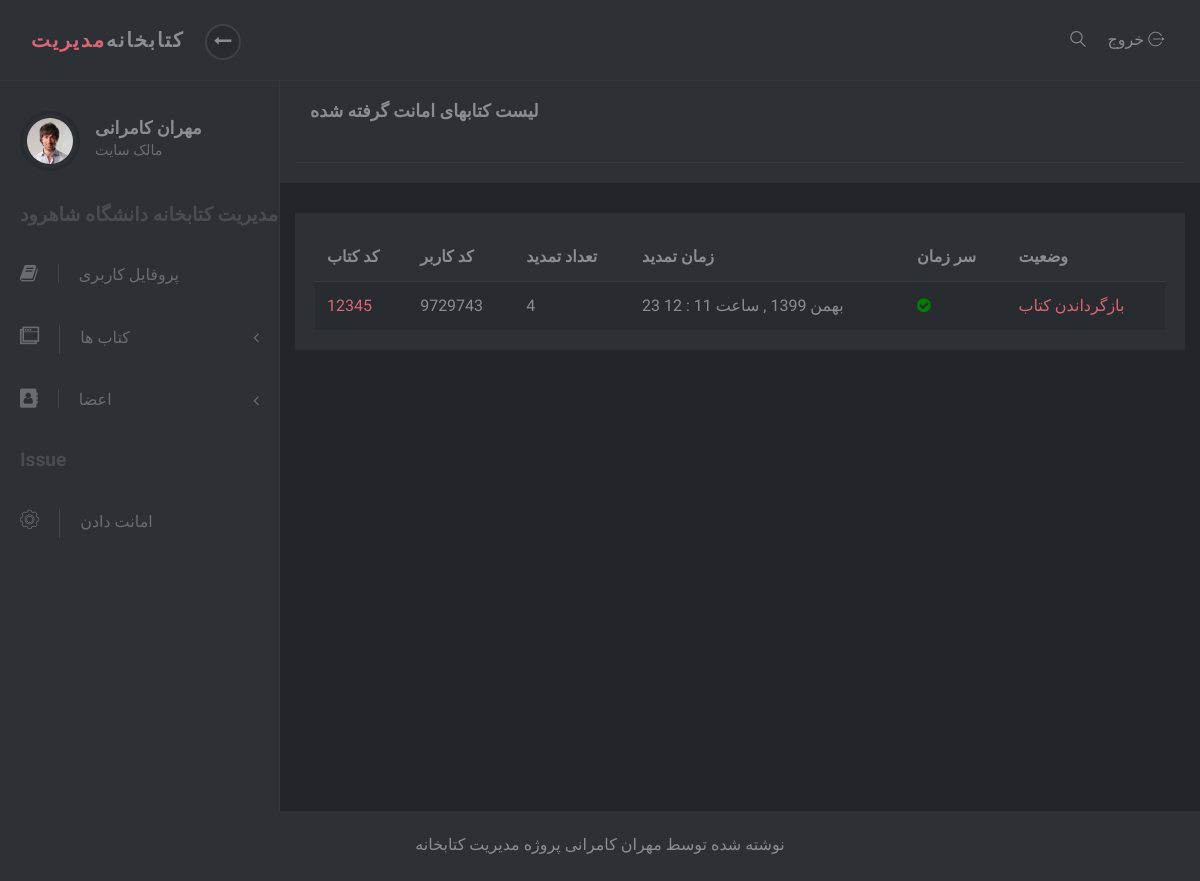
The app's page /account/issue/list (signed in), older data.
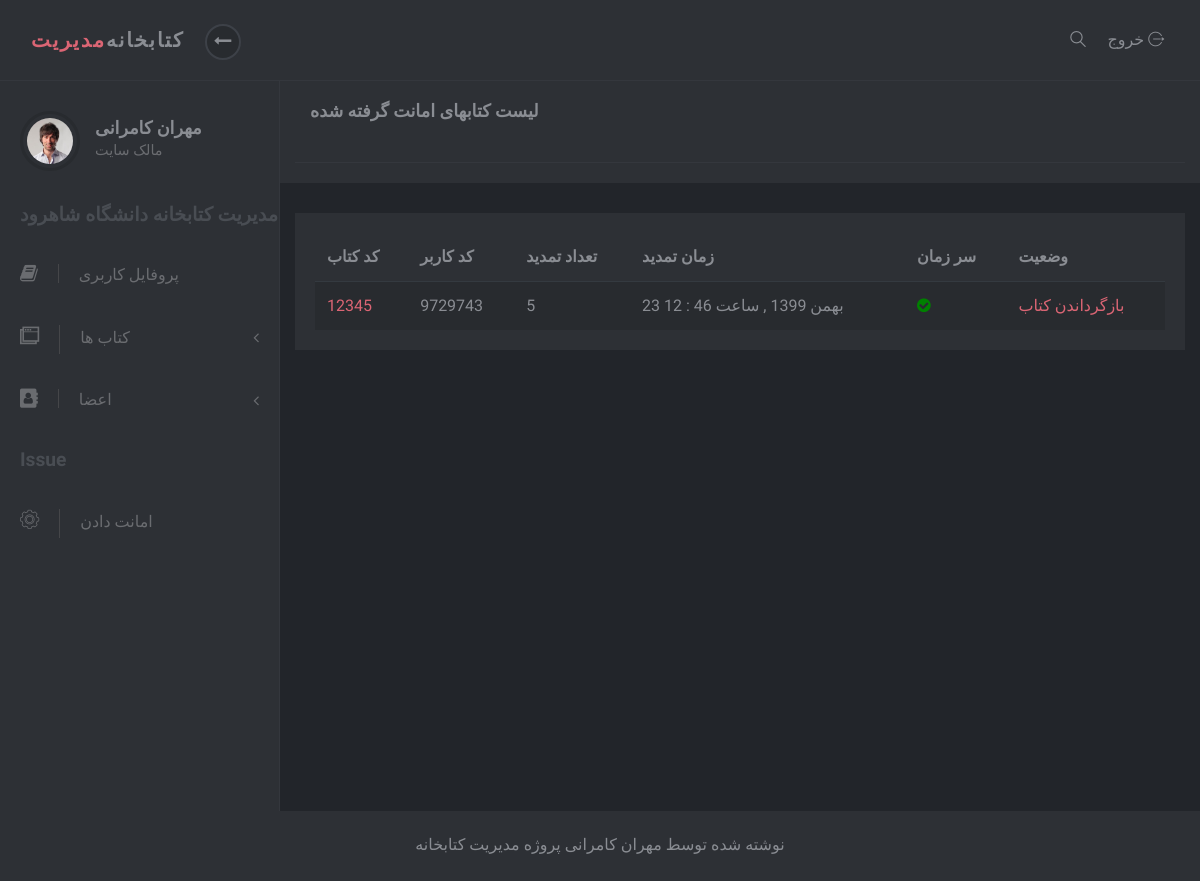
The same page, newer data.
### account/models.py (models this page shows)
class User(AbstractUser):
	email = models.EmailField(unique=True, verbose_name='ایمیل')
	slug = models.SlugField(unique=True, blank=True, verbose_name="کد کاربر")
	address=models.CharField(default='aaaa',max_length=200,verbose_name='آدرس')

### book/models.py (models this page shows, shortened)
class Issue(models.Model):
    slugBook = models.SlugField(unique=True, blank=True, verbose_name="کد کتاب")
    slugUser = models.SlugField(unique=True, blank=True, verbose_name="کد کاربر")
    created = models.DateTimeField(auto_now_add=True, verbose_name='زمان انتشار')
    renewCount = models.IntegerField(verbose_name="تعداد تمدید")
    class Meta:
        verbose_name = "امانت"
        verbose_name_plural = "امانات"
        ordering = ['-created']
    def is_on_time(self):
        last_two_week = timezone.now() - timedelta(days=14)
        if self.created > last_two_week:
            return True
        else:
            return False
    is_on_time.boolean = True
    is_on_time.short_description = "وضعیت کتاب به امانت گرفته شده"
    def jpublish(self):
        return jalaly_converter(self.created)
    jpublish.short_description = "زمان امانت گرفتنر"

### account/views.py (the view)
# urls.py: path('issue/list', IssueList.as_view(), name='issue_list'),
class IssueList(LoginRequiredMixin,ListView):
    template_name = 'registrations/issue_list.html'
    def get_queryset(self):
        if self.request.user.is_superuser:
            return Issue.objects.all()
        else:
            return Issue.objects.filter(slugUser=self.request.user.slug)

### extension/jalali.py (called while the page is built)
    def persian_tuple(self):
        return self.persian_year, self.persian_month, self.persian_day

### extension/utils.py (called while the page is built)
def persian_number_converter(mystr):
    numbers = {
        "0": "0",
        "1": "1",
        "2": "2",
        "3": "3",
        "4": "4",
        "5": "5",
        "6": "6",
        "7": "7",
        "8": "8",
        "9": "9",
    }
    for e, p in numbers.items():
        mystr = mystr.replace(e, p)
    return mystr

def jalaly_converter(time):
    jmonth = ["فروردین", "اردیبهشت", "خرداد", "تیر", "مرداد", "شهریور", "مهر", "آبان", "آذر", "دی", "بهمن", "اسفند", ]
    time = timezone.localtime(time)
    time_to_string = "{},{},{}".format(time.year, time.month, time.day)
    time_to_tuple = jalali.Gregorian(time_to_string).persian_tuple()
    time_to_list = list(time_to_tuple)
    for index, month in enumerate(jmonth):
        if time_to_list[1] == index + 1:
            time_to_list[1] = month
            break
    output = "{} {} {} , ساعت {} : {} ".format(
        time_to_list[2],
        time_to_list[1],
        time_to_list[0],
        time.minute,
        time.hour,
    )
    return persian_number_converter(output)

### templates/registrations/issue_list.html (shortened to what this page needs)
{% extends 'registrations/base.html' %}
{% load static %}
{% block code %}
    <div class="page-content">
        <div class="page-header">
            <div class="container-fluid">
                <h2 class="h5 no-margin-bottom">لیست کتابهای امانت گرفته شده</h2>
            </div>
            <nav class="navbar navbar-expand-lg">
            </nav>
        </div>
        <div class="col-lg-12">
            <div class="block">
                <div class="table-responsive">
                    <table class="table table-striped table-hover">
                        <thead>
                        <tr>
                            <th>کد کتاب</th>
                            <th>کد کاربر</th>
                            <th>تعداد تمدید</th>
                            <th>زمان تمدید</th>
                            <th>سر زمان</th>
                            <th>وضعیت</th>
                        </tr>
                        </thead>
                        <tbody>
                        {% for book in object_list %}
                            <tr>
                                <td><a href="{% url 'account:issue_update' book.pk %}"> {{ book.slugBook }}</a></td>
                                <td>{{ book.slugUser }}</td>
                                <td>{{ book.renewCount }}</td>
                                <td>{{ book.jpublish }}</td>
                                <td>
                                    {% if book.is_on_time %}
                                        <i class="fa fa-check-circle" style="color: green"></i>
                                    {% else %}
                                        <i class="fa fa-minus-circle" style="color: red"></i>
                                    {% endif %}
                                </td>
                                <td>
                                    <a href="{% url 'account:issue-delete' book.pk %}">بازگرداندن کتاب</a>
                                </td>
                            </tr>
                        {% endfor %}
                        </tbody>
                    </table>
                </div>
            </div>
        </div>
    </div>
{% endblock %}

### templates/registrations/base.html (shortened to what this page needs)
{% load static %}
<!DOCTYPE html>
<html>
<head>
    <link rel="stylesheet" href="{% static 'adminlte/vendor/bootstrap/css/bootstrap.min.css' %}">
    <link rel="stylesheet" href="{% static 'adminlte/vendor/font-awesome/css/font-awesome.min.css' %}">
    <link rel="stylesheet" href="{% static 'adminlte/css/font.css' %}">
    <link rel="stylesheet" href="{% static 'adminlte/css/style.default.css' %}" id="theme-stylesheet">
    <link rel="stylesheet" href="{% static 'adminlte/css/custom.css' %}">
</head>
<body>
<header class="header">
    <nav class="navbar navbar-expand-lg">
        <div class="container-fluid d-flex align-items-center justify-content-between">
            <div class="navbar-header">
                <a href="list_book.html" class="navbar-brand">
                <div class="brand-text brand-big visible text-uppercase"><strong
                        class="text-primary">مدیریت</strong><strong>کتابخانه</strong></div>
            </a>
                <button class="sidebar-toggle"><i class="fa fa-long-arrow-left"></i></button>
            </div>
            <div class="right-menu list-inline no-margin-bottom">
                <div class="list-inline-item"><a href="#" class="search-open nav-link"><i
                        class="icon-magnifying-glass-browser"></i></a></div>
                <div class="list-inline-item logout"><a id="logout" href="{% url 'logout' %}" class="nav-link">خروج <i
                        class="icon-logout"></i></a></div>
            </div>
        </div>
    </nav>
</header>
<div class="d-flex align-items-stretch">
    {% include 'registrations/sidebar.html' %}
    {% block code %}
    {% endblock %}
</div>
<footer class="footer">
    <div class="footer__block block no-margin-bottom">
        <div class="container-fluid text-center">
            <p class="no-margin-bottom">
                نوشته شده توسط مهران کامرانی
                پروژه مدیریت کتابخانه
            </p>
        </div>
    </div>
</footer>
</body>
</html>

### templates/registrations/sidebar.html (shortened to what this page needs)
{% load static %}
<nav id="sidebar">
    <div class="sidebar-header d-flex align-items-center">
        <div class="avatar"><img src="{% static 'adminlte/img/avatar-6.jpg' %}" alt="..."
                                 class="img-fluid rounded-circle"></div>
        <div class="title">
            <h1 class="h5">{{ request.user.get_full_name }}</h1>
            {% if request.user.is_superuser %}
                <p>مالک سایت</p>
            {% else %}
                <p>کاربر عادی</p>
            {% endif %}
        </div>
    </div>
    <span class="heading">مدیریت کتابخانه دانشگاه شاهرود</span>
    <ul class="list-unstyled">
        <li><a href="{% url 'account:profile' %}"><i class="fa fa-book"></i>پروفایل کاربری</a></li>
        <li>
            <a href="#exampledropdownDropdown" aria-expanded="false" data-toggle="collapse">
                <i class="icon-windows"></i>کتاب ها </a>
        </li>
        {% if request.user.is_superuser %}
            <li>
                <a href="#exampledropdownDropdown2" aria-expanded="false" data-toggle="collapse">
                    <i class="fa fa-address-book" aria-hidden="true"></i>اعضا</a>
            </li>
            </ul>
            <span class="heading">Issue</span>
            <ul class="list-unstyled">
                <li><a href="{% url 'account:issue' %}"> <i class="icon-settings"></i>امانت دادن </a></li>
            </ul>
        {% endif %}
</nav>

### account/static/adminlte/css/style.default.css (style rules this page uses)
body { position: relative; }
a { -webkit-transition: all 0.3s; transition: all 0.3s; display: inline-block; }
.text-uppercase { letter-spacing: 0.1em; }
p { line-height: 1.7; }
button { cursor: pointer; }
i, span, strong { display: inline-block; }
.no-margin-bottom { margin-bottom: 0 !important; }
.block { padding: 20px; background: #2d3035; color: #8a8d93; margin-bottom: 30px; }
.page-content { position: relative; background: #22252a; min-height: 100vh; width: calc(100% - 280px); padding: 0; padding-bottom: 70px; }
.page-header { padding: 20px 15px; background: #2d3035; color: #8a8d93; margin-bottom: 30px; }
.footer { position: absolute; bottom: 0; width: 100%; }
.footer .footer__block { min-height: 70px; }
i[class*='icon-'] { -webkit-transform: translateY(2px); transform: translateY(2px); }
nav.navbar { background: #2d3035; color: #8a8d93; padding-top: 20px; padding-bottom: 20px; border-bottom: 1px solid #34373d; z-index: 10; }
nav.navbar .sidebar-toggle { width: 36px; height: 36px; line-height: 29px; text-align: center; border-radius: 50%; background: #282b2f; color: #8a8d93; font-size: 1.1rem; border: 2px solid #3d4148; outline: none; }
nav.navbar a { color: inherit; }
nav.navbar .brand-text { display: none; font-weight: 700; }
nav.navbar .brand-text.visible { display: block; }
nav.navbar a.nav-link { padding: .5rem .3rem; position: relative; }
nav#sidebar { width: 280px; background: #2d3035; color: #6a6c70; border-right: 1px solid #34373d; }
nav#sidebar a { color: inherit; text-decoration: none; position: relative; }
nav#sidebar a[data-toggle="collapse"]::after { content: '\f104'; display: inline-block; -webkit-transform: translateY(-50%); transform: translateY(-50%); font-family: 'FontAwesome'; position: absolute; top: 50%; right: 20px; }
nav#sidebar a i { font-size: 1.2em; margin-right: 10px; -webkit-transition: none; transition: none; }
nav#sidebar .sidebar-header { padding: 30px 20px; }
nav#sidebar .sidebar-header h1, nav#sidebar .sidebar-header p { margin-bottom: 0; }
nav#sidebar .sidebar-header h1 { color: #8a8d93; }
nav#sidebar .sidebar-header p { font-size: 0.9rem; }
nav#sidebar span.heading { font-weight: 700; margin-left: 20px; color: #494d53; font-size: 1.2rem; margin-bottom: 15px; }
nav#sidebar .avatar { width: 60px; height: 60px; border-radius: 50%; overflow: hidden; margin-right: 15px; background: none; padding: 4px; border: 3px solid #282b2f; }
nav#sidebar ul { max-height: none; }
nav#sidebar li { position: relative; }
nav#sidebar li a { padding: 18px 20px; display: block; font-weight: 400; }
nav#sidebar li a i { margin-right: 20px; -webkit-transition: all 0.3s; transition: all 0.3s; padding-right: 20px; border-right: 1px solid #454649; }
nav#sidebar li::before { content: ''; width: 2px; height: 100%; background: none; display: block; position: absolute; top: 0; left: 0; z-index: 99; }
button, input[type='submit'] { cursor: pointer; font-family: inherit; font-weight: 300 !important; }
.table { margin-bottom: 0; }
.table td, .table th { border-color: #343a40; }
.table thead th { border: none; }
.table-striped tbody tr { -webkit-transition: all 0.3s; transition: all 0.3s; }
.table-striped tbody tr:nth-of-type(odd) { background-color: #282b2f; }
.navbar { padding: 0.5rem 1rem; }
.navbar-brand { display: inline-block; padding-top: 0.3125rem; padding-bottom: 0.3125rem; margin-right: 1rem; font-size: 1.25rem; }
body { font-family: "Muli", sans-serif; font-size: 1rem; font-weight: 400; line-height: 1.5; color: #8a8d93; background-color: #fff; }
a { color: #DB6574; text-decoration: none; }
h1, h2, h3, h4, h5, h6, .h1, .h2, .h3, .h4, .h5, .h6 { margin-bottom: 0.5rem; font-family: inherit; font-weight: 700; line-height: 1.2; color: inherit; }
h1, .h1 { font-size: 2.5rem; }
h2, .h2 { font-size: 1.7rem; }
h5, .h5 { font-size: 1.1rem; }
.text-primary { color: #DB6574 !important; }
.nav-link { padding: 0.5rem 1rem; }

Row changes from the older to the newer data that the page shows:
changed Issue: renewCount "4" → "5"; jpublish "23 بهمن 1399 , ساعت 11 : 12" → "23 بهمن 1399 , ساعت 46 : 12"
